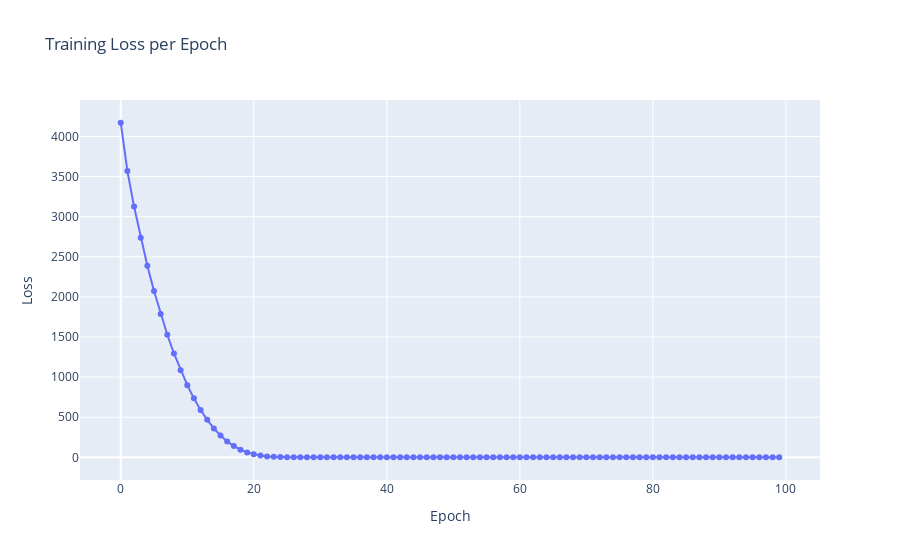

Notebook cell for this chart:
### Code cell
import plotly.graph_objects as go
epochs = list(range(len(losses)))

fig = go.Figure(data=go.Scatter(x=epochs, y=losses, mode='lines+markers', name='Train'))

fig.update_layout(title='Training Loss per Epoch',
                   xaxis_title='Epoch',
                   yaxis_title='Loss')

fig.show()

### Figure 1 — Plotly figure (JSON) as saved in the notebook; plotly's stock layout.template omitted (floating-point values rounded to 4 significant figures)
{"data": [{"mode": "lines+markers", "name": "Train", "type": "scatter", "x": [0, 1, 2, 3, 4, 5, 6, 7, 8, 9, 10, 11, 12, 13, 14, 15, 16, 17, 18, 19, 20, 21, 22, 23, 24, 25, 26, 27, 28, 29, 30, 31, 32, 33, 34, 35, 36, 37, 38, 39, 40, 41, 42, 43, 44, 45, 46, 47, 48, 49, 50, 51, 52, 53, 54, 55, 56, 57, 58, 59, 60, 61, 62, 63, 64, 65, 66, 67, 68, 69, 70, 71, 72, 73, 74, 75, 76, 77, 78, 79, 80, 81, 82, 83, 84, 85, 86, 87, 88, 89, 90, 91, 92, 93, 94, 95, 96, 97, 98, 99], "y": [4172.0, 3569.0, 3127.0, 2739.0, 2389.0, 2073.0, 1787.0, 1528.0, 1295.0, 1086.0, 900.0, 735.6, 591.7, 467.2, 361.1, 272.1, 199.1, 140.6, 95.35, 61.59, 37.64, 21.66, 11.8, 6.294, 3.587, 2.458, 2.079, 1.985, 1.967, 1.958, 1.942, 1.921, 1.896, 1.867, 1.834, 1.799, 1.761, 1.721, 1.68, 1.64, 1.6, 1.562, 1.526, 1.493, 1.462, 1.434, 1.408, 1.384, 1.364, 1.345, 1.328, 1.314, 1.301, 1.29, 1.28, 1.272, 1.265, 1.259, 1.254, 1.25, 1.247, 1.244, 1.242, 1.24, 1.239, 1.238, 1.237, 1.236, 1.235, 1.235, 1.236, 1.234, 1.234, 1.234, 1.234, 1.234, 1.234, 1.234, 1.234, 1.234, 1.233, 1.233, 1.233, 1.233, 1.233, 1.233, 1.233, 1.233, 1.233, 1.233, 1.233, 1.233, 1.233, 1.233, 1.233, 1.233, 1.233, 1.233, 1.233, 1.233]}], "layout": {"title": {"text": "Training Loss per Epoch"}, "xaxis": {"title": {"text": "Epoch"}}, "yaxis": {"title": {"text": "Loss"}}}}
